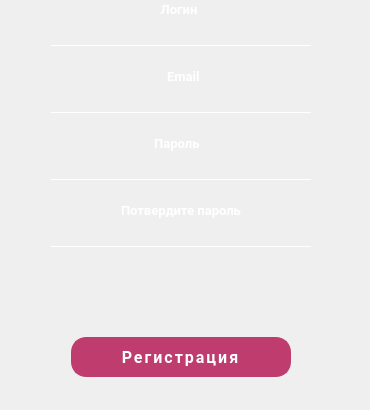
           <widget class="QWidget" name="page_2">
            <widget class="QWidget" name="layoutWidget">
             <property name="geometry">
              <rect>
               <x>0</x>
               <y>0</y>
               <width>361</width>
               <height>401</height>
              </rect>
             </property>
             <layout class="QVBoxLayout" name="verticalLayout_4">
              <property name="leftMargin">
               <number>5</number>
              </property>
              <property name="rightMargin">
               <number>5</number>
              </property>
              <item>
               <layout class="QHBoxLayout" name="horizontalLayout_13">
                <item>
                 <spacer name="horizontalSpacer_23">
                  <property name="orientation">
                   <enum>Qt::Horizontal</enum>
                  </property>
                  <property name="sizeHint" stdset="0">
                   <size>
                    <width>40</width>
                    <height>20</height>
                   </size>
                  </property>
                 </spacer>
                </item>
                <item>
                 <widget class="QLabel" name="label_5">
                  <property name="minimumSize">
                   <size>
                    <width>60</width>
                    <height>15</height>
                   </size>
                  </property>
                  <property name="maximumSize">
                   <size>
                    <width>60</width>
                    <height>15</height>
                   </size>
                  </property>
                  <property name="font">
                   <font>
                    <family>Roboto</family>
                    <pointsize>10</pointsize>
                    <weight>75</weight>
                    <bold>true</bold>
                   </font>
                  </property>
                  <property name="layoutDirection">
                   <enum>Qt::LeftToRight</enum>
                  </property>
                  <property name="styleSheet">
                   <string notr="true">QLabel {
	color: rgb(255, 255, 255);
}</string>
                  </property>
                  <property name="text">
                   <string>   Логин</string>
                  </property>
                 </widget>
                </item>
                <item>
                 <spacer name="horizontalSpacer_24">
                  <property name="orientation">
                   <enum>Qt::Horizontal</enum>
                  </property>
                  <property name="sizeHint" stdset="0">
                   <size>
                    <width>40</width>
                    <height>20</height>
                   </size>
                  </property>
                 </spacer>
                </item>
               </layout>
              </item>
              <item>
               <layout class="QHBoxLayout" name="horizontalLayout_17">
                <item>
                 <spacer name="horizontalSpacer_31">
                  <property name="orientation">
                   <enum>Qt::Horizontal</enum>
                  </property>
                  <property name="sizeHint" stdset="0">
                   <size>
                    <width>40</width>
                    <height>20</height>
                   </size>
                  </property>
                 </spacer>
                </item>
                <item>
                 <widget class="QLineEdit" name="lineEditLogin_su">
                  <property name="minimumSize">
                   <size>
                    <width>260</width>
                    <height>20</height>
                   </size>
                  </property>
                  <property name="maximumSize">
                   <size>
                    <width>260</width>
                    <height>20</height>
                   </size>
                  </property>
                  <property name="font">
                   <font>
                    <family>Roboto</family>
                    <pointsize>10</pointsize>
                   </font>
                  </property>
                  <property name="styleSheet">
                   <string notr="true">QLineEdit {
    background-color: transparent;
    border: none;
    border-bottom: 1px solid white; /* Белая линия */
    color: white; /* Цвет текста */
    padding-bottom: 2px; /* Отступ снизу, чтобы текст не прижимался к линии */
    selection-background-color: rgba(255, 255, 255, 0.3); /* Цвет выделения */
}
</string>
                  </property>
                 </widget>
                </item>
                <item>
                 <spacer name="horizontalSpacer_32">
                  <property name="orientation">
                   <enum>Qt::Horizontal</enum>
                  </property>
                  <property name="sizeHint" stdset="0">
                   <size>
                    <width>40</width>
                    <height>20</height>
                   </size>
                  </property>
                 </spacer>
                </item>
               </layout>
              </item>
              <item>
               <spacer name="verticalSpacer_4">
                <property name="orientation">
                 <enum>Qt::Vertical</enum>
                </property>
                <property name="sizeType">
                 <enum>QSizePolicy::Fixed</enum>
                </property>
                <property name="sizeHint" stdset="0">
                 <size>
                  <width>200</width>
                  <height>15</height>
                 </size>
                </property>
               </spacer>
              </item>
              <item>
               <layout class="QHBoxLayout" name="horizontalLayout_14">
                <item>
                 <spacer name="horizontalSpacer_25">
                  <property name="orientation">
                   <enum>Qt::Horizontal</enum>
                  </property>
                  <property name="sizeHint" stdset="0">
                   <size>
                    <width>40</width>
                    <height>20</height>
                   </size>
                  </property>
                 </spacer>
                </item>
                <item>
                 <widget class="QLabel" name="label_6">
                  <property name="minimumSize">
                   <size>
                    <width>60</width>
                    <height>15</height>
                   </size>
                  </property>
                  <property name="maximumSize">
                   <size>
                    <width>60</width>
                    <height>15</height>
                   </size>
                  </property>
                  <property name="font">
                   <font>
                    <family>Roboto</family>
                    <pointsize>10</pointsize>
                    <weight>75</weight>
                    <bold>true</bold>
                   </font>
                  </property>
                  <property name="layoutDirection">
                   <enum>Qt::LeftToRight</enum>
                  </property>
                  <property name="styleSheet">
                   <string notr="true">QLabel {
	color: rgb(255, 255, 255);
}</string>
                  </property>
                  <property name="text">
                   <string>     Email</string>
                  </property>
                 </widget>
                </item>
                <item>
                 <spacer name="horizontalSpacer_26">
                  <property name="orientation">
                   <enum>Qt::Horizontal</enum>
                  </property>
                  <property name="sizeHint" stdset="0">
                   <size>
                    <width>40</width>
                    <height>20</height>
                   </size>
                  </property>
                 </spacer>
                </item>
               </layout>
              </item>
              <item>
               <layout class="QHBoxLayout" name="horizontalLayout_18">
                <item>
                 <spacer name="horizontalSpacer_33">
                  <property name="orientation">
                   <enum>Qt::Horizontal</enum>
                  </property>
                  <property name="sizeHint" stdset="0">
                   <size>
                    <width>40</width>
                    <height>20</height>
                   </size>
                  </property>
                 </spacer>
                </item>
                <item>
                 <widget class="QLineEdit" name="lineEditEmail_su">
                  <property name="minimumSize">
                   <size>
                    <width>260</width>
                    <height>20</height>
                   </size>
                  </property>
                  <property name="maximumSize">
                   <size>
                    <width>260</width>
                    <height>20</height>
                   </size>
                  </property>
                  <property name="font">
                   <font>
                    <family>Roboto</family>
                    <pointsize>10</pointsize>
                   </font>
                  </property>
                  <property name="styleSheet">
                   <string notr="true">QLineEdit {
    background-color: transparent;
    border: none;
    border-bottom: 1px solid white; /* Белая линия */
    color: white; /* Цвет текста */
    padding-bottom: 2px; /* Отступ снизу, чтобы текст не прижимался к линии */
    selection-background-color: rgba(255, 255, 255, 0.3); /* Цвет выделения */
}
</string>
                  </property>
                 </widget>
                </item>
                <item>
                 <spacer name="horizontalSpacer_34">
                  <property name="orientation">
                   <enum>Qt::Horizontal</enum>
                  </property>
                  <property name="sizeHint" stdset="0">
                   <size>
                    <width>40</width>
                    <height>20</height>
                   </size>
                  </property>
                 </spacer>
                </item>
               </layout>
              </item>
              <item>
               <spacer name="verticalSpacer_5">
                <property name="orientation">
                 <enum>Qt::Vertical</enum>
                </property>
                <property name="sizeType">
                 <enum>QSizePolicy::Fixed</enum>
                </property>
                <property name="sizeHint" stdset="0">
                 <size>
                  <width>200</width>
                  <height>15</height>
                 </size>
                </property>
               </spacer>
              </item>
              <item>
               <layout class="QHBoxLayout" name="horizontalLayout_15">
                <item>
                 <spacer name="horizontalSpacer_27">
                  <property name="orientation">
                   <enum>Qt::Horizontal</enum>
                  </property>
                  <property name="sizeHint" stdset="0">
                   <size>
                    <width>40</width>
                    <height>20</height>
                   </size>
                  </property>
                 </spacer>
                </item>
                <item>
                 <widget class="QLabel" name="label_7">
                  <property name="minimumSize">
                   <size>
                    <width>60</width>
                    <height>15</height>
                   </size>
                  </property>
                  <property name="maximumSize">
                   <size>
                    <width>60</width>
                    <height>15</height>
                   </size>
                  </property>
                  <property name="font">
                   <font>
                    <family>Roboto</family>
                    <pointsize>10</pointsize>
                    <weight>75</weight>
                    <bold>true</bold>
                   </font>
                  </property>
                  <property name="styleSheet">
                   <string notr="true">QLabel {
	color: rgb(255, 255, 255);
}</string>
                  </property>
                  <property name="text">
                   <string> Пароль</string>
                  </property>
                 </widget>
                </item>
                <item>
                 <spacer name="horizontalSpacer_28">
                  <property name="orientation">
                   <enum>Qt::Horizontal</enum>
                  </property>
                  <property name="sizeHint" stdset="0">
                   <size>
                    <width>40</width>
                    <height>20</height>
                   </size>
                  </property>
                 </spacer>
                </item>
               </layout>
              </item>
              <item>
               <layout class="QHBoxLayout" name="horizontalLayout_19">
                <item>
                 <spacer name="horizontalSpacer_35">
                  <property name="orientation">
                   <enum>Qt::Horizontal</enum>
                  </property>
                  <property name="sizeHint" stdset="0">
                   <size>
                    <width>40</width>
                    <height>20</height>
                   </size>
                  </property>
                 </spacer>
                </item>
                <item>
                 <widget class="QLineEdit" name="lineEditPassword_su">
                  <property name="minimumSize">
                   <size>
                    <width>260</width>
                    <height>20</height>
                   </size>
                  </property>
                  <property name="maximumSize">
                   <size>
                    <width>260</width>
                    <height>20</height>
                   </size>
                  </property>
                  <property name="font">
                   <font>
                    <family>Roboto</family>
                    <pointsize>10</pointsize>
                   </font>
                  </property>
                  <property name="styleSheet">
                   <string notr="true">QLineEdit {
    background-color: transparent;
    border: none;
    border-bottom: 1px solid white; /* Белая линия */
    color: white; /* Цвет текста */
    padding-bottom: 2px; /* Отступ снизу, чтобы текст не прижимался к линии */
    selection-background-color: rgba(255, 255, 255, 0.3); /* Цвет выделения */
}
</string>
                  </property>
                  <property name="echoMode">
                   <enum>QLineEdit::Password</enum>
                  </property>
                 </widget>
                </item>
                <item>
                 <spacer name="horizontalSpacer_36">
                  <property name="orientation">
                   <enum>Qt::Horizontal</enum>
                  </property>
                  <property name="sizeHint" stdset="0">
                   <size>
                    <width>40</width>
                    <height>20</height>
                   </size>
                  </property>
                 </spacer>
                </item>
               </layout>
              </item>
              <item>
               <spacer name="verticalSpacer_6">
                <property name="orientation">
                 <enum>Qt::Vertical</enum>
                </property>
                <property name="sizeType">
                 <enum>QSizePolicy::Fixed</enum>
                </property>
                <property name="sizeHint" stdset="0">
                 <size>
                  <width>200</width>
                  <height>15</height>
                 </size>
                </property>
               </spacer>
              </item>
              <item>
               <layout class="QHBoxLayout" name="horizontalLayout_16">
                <item>
                 <spacer name="horizontalSpacer_29">
                  <property name="orientation">
                   <enum>Qt::Horizontal</enum>
                  </property>
                  <property name="sizeHint" stdset="0">
                   <size>
                    <width>40</width>
                    <height>20</height>
                   </size>
                  </property>
                 </spacer>
                </item>
                <item>
                 <widget class="QLabel" name="label_8">
                  <property name="minimumSize">
                   <size>
                    <width>120</width>
                    <height>15</height>
                   </size>
                  </property>
                  <property name="maximumSize">
                   <size>
                    <width>120</width>
                    <height>15</height>
                   </size>
                  </property>
                  <property name="font">
                   <font>
                    <family>Roboto</family>
                    <pointsize>10</pointsize>
                    <weight>75</weight>
                    <bold>true</bold>
                   </font>
                  </property>
                  <property name="styleSheet">
                   <string notr="true">QLabel {
	color: rgb(255, 255, 255);
}</string>
                  </property>
                  <property name="text">
                   <string>Потвердите пароль</string>
                  </property>
                 </widget>
                </item>
                <item>
                 <spacer name="horizontalSpacer_30">
                  <property name="orientation">
                   <enum>Qt::Horizontal</enum>
                  </property>
                  <property name="sizeHint" stdset="0">
                   <size>
                    <width>40</width>
                    <height>20</height>
                   </size>
                  </property>
                 </spacer>
                </item>
               </layout>
              </item>
              <item>
               <layout class="QHBoxLayout" name="horizontalLayout_20">
                <item>
                 <spacer name="horizontalSpacer_37">
                  <property name="orientation">
                   <enum>Qt::Horizontal</enum>
                  </property>
                  <property name="sizeHint" stdset="0">
                   <size>
                    <width>40</width>
                    <height>20</height>
                   </size>
                  </property>
                 </spacer>
                </item>
                <item>
                 <widget class="QLineEdit" name="lineEditConfPassword_su">
                  <property name="minimumSize">
                   <size>
                    <width>260</width>
                    <height>20</height>
                   </size>
                  </property>
                  <property name="maximumSize">
                   <size>
                    <width>260</width>
                    <height>20</height>
                   </size>
                  </property>
                  <property name="font">
                   <font>
                    <family>Roboto</family>
                    <pointsize>10</pointsize>
                   </font>
                  </property>
                  <property name="styleSheet">
                   <string notr="true">QLineEdit {
    background-color: transparent;
    border: none;
    border-bottom: 1px solid white; /* Белая линия */
    color: white; /* Цвет текста */
    padding-bottom: 2px; /* Отступ снизу, чтобы текст не прижимался к линии */
    selection-background-color: rgba(255, 255, 255, 0.3); /* Цвет выделения */
}
</string>
                  </property>
                  <property name="echoMode">
                   <enum>QLineEdit::Password</enum>
                  </property>
                 </widget>
                </item>
                <item>
                 <spacer name="horizontalSpacer_38">
                  <property name="orientation">
                   <enum>Qt::Horizontal</enum>
                  </property>
                  <property name="sizeHint" stdset="0">
                   <size>
                    <width>40</width>
                    <height>20</height>
                   </size>
                  </property>
                 </spacer>
                </item>
               </layout>
              </item>
              <item>
               <spacer name="verticalSpacer_7">
                <property name="orientation">
                 <enum>Qt::Vertical</enum>
                </property>
                <property name="sizeType">
                 <enum>QSizePolicy::Expanding</enum>
                </property>
                <property name="sizeHint" stdset="0">
                 <size>
                  <width>20</width>
                  <height>40</height>
                 </size>
                </property>
               </spacer>
              </item>
              <item>
               <layout class="QHBoxLayout" name="horizontalLayout_21">
                <item>
                 <spacer name="horizontalSpacer_39">
                  <property name="orientation">
                   <enum>Qt::Horizontal</enum>
                  </property>
                  <property name="sizeHint" stdset="0">
                   <size>
                    <width>40</width>
                    <height>20</height>
                   </size>
                  </property>
                 </spacer>
                </item>
                <item>
                 <widget class="QPushButton" name="pushButtonLogin_2">
                  <property name="minimumSize">
                   <size>
                    <width>220</width>
                    <height>40</height>
                   </size>
                  </property>
                  <property name="maximumSize">
                   <size>
                    <width>220</width>
                    <height>40</height>
                   </size>
                  </property>
                  <property name="font">
                   <font>
                    <family>Roboto</family>
                    <pointsize>12</pointsize>
                    <weight>75</weight>
                    <bold>true</bold>
                   </font>
                  </property>
                  <property name="styleSheet">
                   <string notr="true">QPushButton {
    background-color: rgb(190, 60, 110); /* Цвет фона кнопки */
    border: 2px solid rgb(190, 60, 110); /* Рамка кнопки */
    color: white; /* Цвет текста кнопки */
    border-radius: 15px; /* Увеличенный радиус скругления краев */
	letter-spacing: 2px; /* Увеличенный отступ между буквами */
}

QPushButton:hover {
    background-color: rgb(220, 90, 140); /* Цвет фона кнопки при наведении */
}

QPushButton:pressed {
    background-color: rgb(170, 30, 90); /* Цвет фона кнопки при нажатии */
}</string>
                  </property>
                  <property name="text">
                   <string>Регистрация</string>
                  </property>
                 </widget>
                </item>
                <item>
                 <spacer name="horizontalSpacer_40">
                  <property name="orientation">
                   <enum>Qt::Horizontal</enum>
                  </property>
                  <property name="sizeHint" stdset="0">
                   <size>
                    <width>40</width>
                    <height>20</height>
                   </size>
                  </property>
                 </spacer>
                </item>
               </layout>
              </item>
              <item>
               <spacer name="verticalSpacer_8">
                <property name="orientation">
                 <enum>Qt::Vertical</enum>
                </property>
                <property name="sizeType">
                 <enum>QSizePolicy::Fixed</enum>
                </property>
                <property name="sizeHint" stdset="0">
                 <size>
                  <width>348</width>
                  <height>24</height>
                 </size>
                </property>
               </spacer>
              </item>
             </layout>
            </widget>
           </widget>
